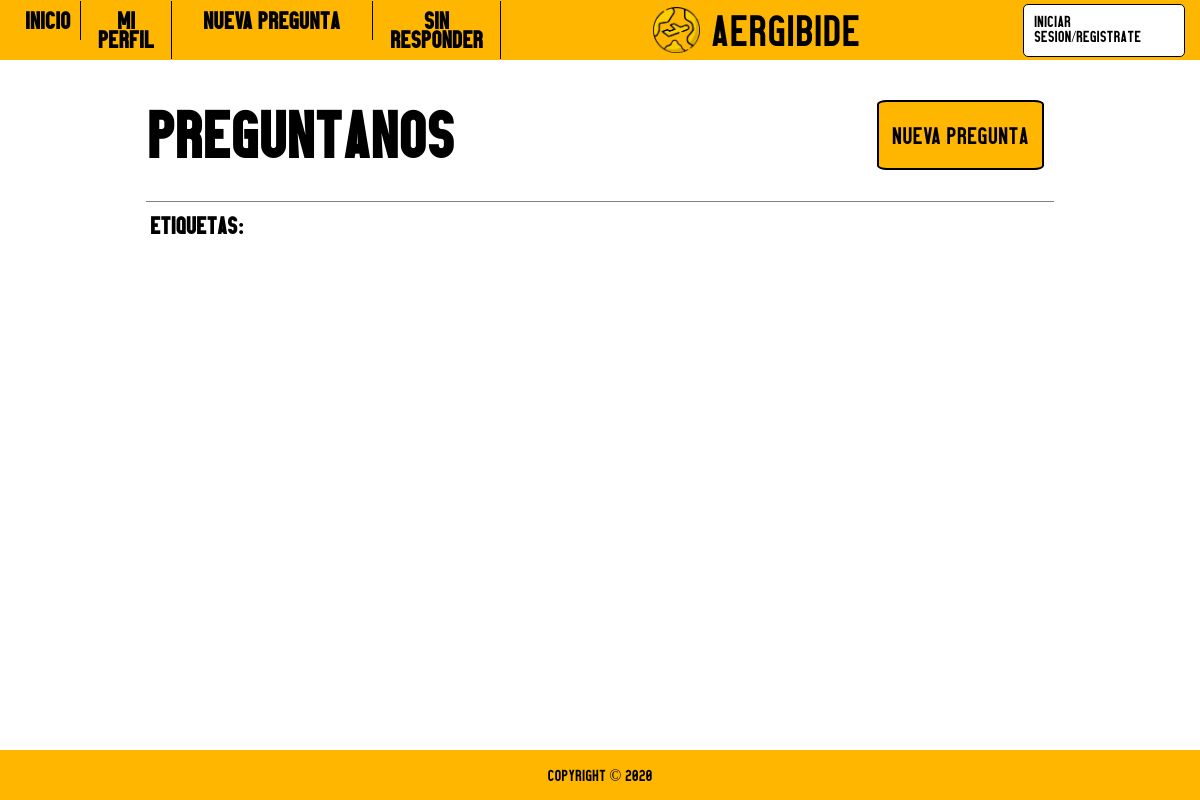
Page /php/home.php on the earlier database version.
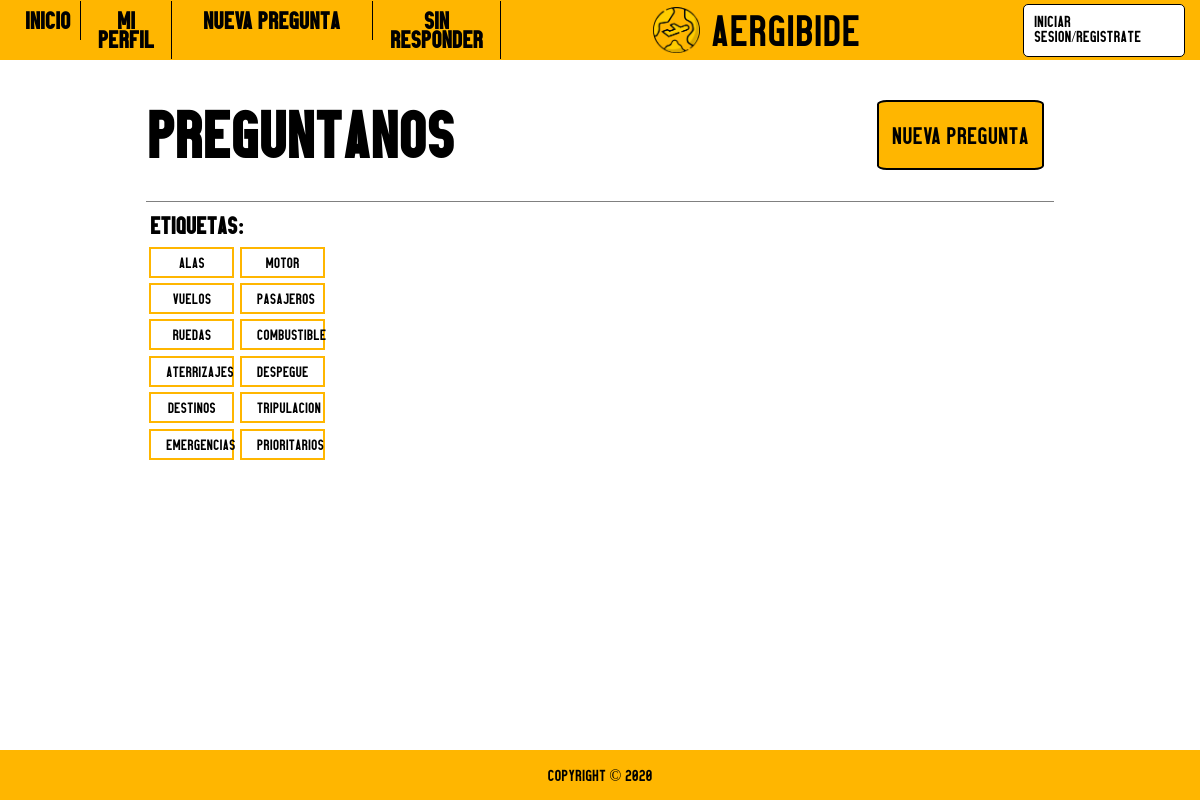
Same page on the later database version.
### tables this page shows
CREATE TABLE `TOPICS` (
  `id_topic` int(11) NOT NULL,
  `name` varchar(20) NOT NULL
);

### php/code.php (the view, shortened to what this page needs)
<?php
function cargarEtiquetas(){
    $dbh = connect();
    $stmt = $dbh->prepare("SELECT  * FROM TOPICS");
    $stmt->setFetchMode(PDO::FETCH_ASSOC);
    $stmt->execute();
    while ($fila = $stmt->fetch()) {
       echo  " <button class='labels'  value='<".$fila["name"].">' type='button' > <a href='home.php?tag=".$fila["id_topic"]."'>".$fila["name"]."</a></button>";
    }
}

### php/home.php (shortened to what this page needs)
<!doctype html>
<html lang="es">
<head>
    <link rel="stylesheet" href="../style/menu.css">
    <link rel="stylesheet" href="../style/home.css">
</head>
<?php require_once "code.php"?>
<body>
    <header>
        <?php require_once "menu.php" ?>
    </header>
    <main>
            <div id="primero">
                <h1 id="titulop">PREGÚNTANOS</h1>
                <a href="newquestions.php"><div class="button1"><p>Nueva Pregunta</p></div></a>
            </div>
            <section id="principal">
                <div id="etiquetas">
                    <p class="eti">Etiquetas: </p>
                    <?php cargarEtiquetas()?>
                </div>
            </section>
    </main>
    <footer>
        <?php require_once "footer.php" ?>
    </footer>
</body>
</html>

### php/menu.php (shortened to what this page needs)
<!doctype html>
<html lang="en" xmlns="http://www.w3.org/1999/html">
<head>
    <link rel="stylesheet" href="../style/menu.css">
    <link rel="stylesheet" href="https://cdnjs.cloudflare.com/ajax/libs/font-awesome/4.7.0/css/font-awesome.min.css">
</head>
<header>
<nav id="menu">
    <ul id="menuList">
        <li id="btnCal"><a class="active" href="home.php">Inicio</a></li>
        <li id="btnUsu"><a href="user.php">Mi perfil</a></li>
        <li><a href="newquestions.php">Nueva Pregunta</a></li>
        <li><a href="home.php?sin=true">Sin responder</a></li>
    </ul>
    <div id="logoAergibide">
        <img src="../media/shortlogoVectorizado.png" id="logoMvl">
        <p id="nombreAergibide">AERGIBIDE</p>
    </div>
    <?php $idUsuario = $_SESSION["idUsuario"];?>
    <?php $usuario = cargarUsuarioMenu($idUsuario);?>
    <?php if(isset($_SESSION["idUsuario"])){
    ?>
    <div id="infoUsu">
    <a href="user.php"><img id="userFoto" src="<?php cargarFotoPerfilMenu($idUsuario)?>"></a>
    <a href="user.php" id="nombreApe"><?= $usuario["nombre"]." ".$usuario["apellido"] ?></a></div>
    <a href="cerrarsesion.php"><i class="fa fa-sign-out" style="font-size:36px"></i></a>
    <?php
    }else{
    ?>
    <a href="index.php" id="pcbutton">Iniciar sesion/Registrate</a>
    <?php
    }
    ?>
</nav>
</header>
</html>

### php/footer.php (shortened to what this page needs)
<!doctype html>
<html lang="en" xmlns="http://www.w3.org/1999/html">
<head>
    <link rel="stylesheet" href="../style/footer.css">
</head>
<footer>
        <ul>
            <li><a href="#" class="f1">Copyright &copy; 2020</a></li>
        </ul>
</footer>
</html>

### style/menu.css (style rules this page uses)
* { margin: 0; padding: 0; list-style: none; text-decoration: none; }
#menu { display: flex; flex-direction: row; width: 100%; height: 60px; background: #ffb600; justify-content: space-around; align-items: center; font-family: "elephans"; position: fixed; top: 0; padding: 15px; }
#menuList { position: absolute; z-index: 10; top: 60px; left: -100%; display: flex; flex-direction: column; width: 100%; height: 100vh; transition: all .3s; text-align: center; background-color: #ffcc00; }
#menu #menuList li { display: flex; height: 15%; justify-content: center; align-items: center; border-bottom: solid 0.5px black; }
#menu #menuList li a { font-size: 1.5em; font-weight: 700; color:black; }
#logoMvl { width: 12%; }
#pcbutton { display: none; }
#logoAergibide { display: flex; align-items: center; justify-content: center; }
#logoAergibide #logoMvl { width: 15%; }
#logoAergibide #nombreAergibide { font-size: 44px; }
@media (min-width: 768px) { #menuList { position: relative; z-index: 0; top: 0px; left: 0%; display: flex; flex-direction: row; width: auto; height: auto; text-align: center; background-color: #ffb600; } }
@media (min-width: 768px) { #menu #menuList li { display: flex; height: 15%; justify-content: space-between; align-items: center; border-right: solid 0.5px black; border-bottom: 0; padding:10px ; } }
@media (min-width: 768px) { #titulop { display: block; font-size: 65px; } }
@media (min-width: 768px) { .button1 { background-color: #ffb600; border: 2px solid black; margin-left: 2%; border-radius: 6%; font-size: 32px; } }
@media (min-width: 768px) { #pcbutton { display: block; color: black; border: 1px solid black; border-radius: 5px; background: white; padding: 10px; } }
@media (min-width: 768px) { .active { color: #ffb600; } }
@media (min-width: 768px) { #logoAergibide #logoMvl { width: 9%; } }

### style/home.css (style rules this page uses)
* { box-sizing: border-box; margin: 0; padding: 0; list-style: none; text-decoration: none; font-family: "elephans"; }
main { padding-top: 50px; margin-bottom: 40px; }
#titulop { display: none; }
#primero { display: flex; justify-content: space-between; align-items: center; margin: 5%; max-width: 100%; padding-bottom: 3%; border-bottom: solid 0.5px grey; }
.button1 { background-color: white; border: 2px solid black; margin-right: 10px; padding: 15px 32px; text-align: center; font-size: 16px; cursor: pointer; }
.button1 p { color: #ffb600; }
#etiquetas { display: flex; flex-wrap: wrap; justify-content: space-between; align-items: center; max-width: 100%; padding-bottom: 5%; border-bottom: solid 0.5px grey; }
.eti { flex-basis: 100%; font-weight: bold; }
.labels { background-color: white; color:black; border: 2px solid #ffb600; margin:1.5%; padding: 7px 15px; text-align: center; font-size: 15px; cursor: pointer; width: 30%; }
.labels a { color:black; }
.info h4,h5,p { grid-row:1/2; margin: 2%; }
.labels { width: 30%; }
@media (min-width: 768px) { main { margin: 0 8%; } }
@media (min-width: 768px) { #titulop { display: block; font-size: 65px; } }
@media (min-width: 768px) { .button1 { background-color: #ffb600; border: 2px solid black; margin-left: 2%; border-radius: 6%; font-size: 32px; padding: 0; height: 70px; display: flex; align-items: center; justify-content: center; } }
@media (min-width: 768px) { .button1 p { color: black; font-size: 24px; } }
@media (min-width: 768px) { a[href="newquestions.php"] { width: 180px; } }
@media (min-width: 768px) { .active { color: #ffb600; } }
@media (min-width: 768px) { #primero { margin:5%; margin-bottom: 8px; } }
@media (min-width: 768px) { #principal { display: grid; grid-template-columns: 20% 80%; margin: auto 5%; font-size:24px; } }
@media (min-width: 768px) { #etiquetas { grid-column:1/2; border-bottom: 0; overflow: hidden; } }
@media (min-width: 768px) { .labels { background-color: white; color:black; border: 2px solid #ffb600; margin:1.5%; padding: 7px 15px; text-align: center; font-size: 15px; cursor: pointer; width: 47%; } }

### style/footer.css (style rules this page uses)
* { margin: 0; padding: 0; list-style: none; text-decoration: none; }
footer { display: flex; width: 100%; height: 50px; background-color: #ffb600; justify-content: center; font-family: "elephans"; position: fixed; bottom: 0; }
footer ul li a { display: inline-block; padding-top: 17px; color: black; }

Differences in the rows shown:
added topics: name "Alas"
added topics: name "Motor"
added topics: name "Vuelos"
added topics: name "Pasajeros"
added topics: name "Ruedas"
added topics: name "Combustible"
added topics: name "Aterrizajes"
added topics: name "Despegue"
added topics: name "Destinos"
added topics: name "Tripulacion"
added topics: name "Emergencias"
added topics: name "Prioritarios"
